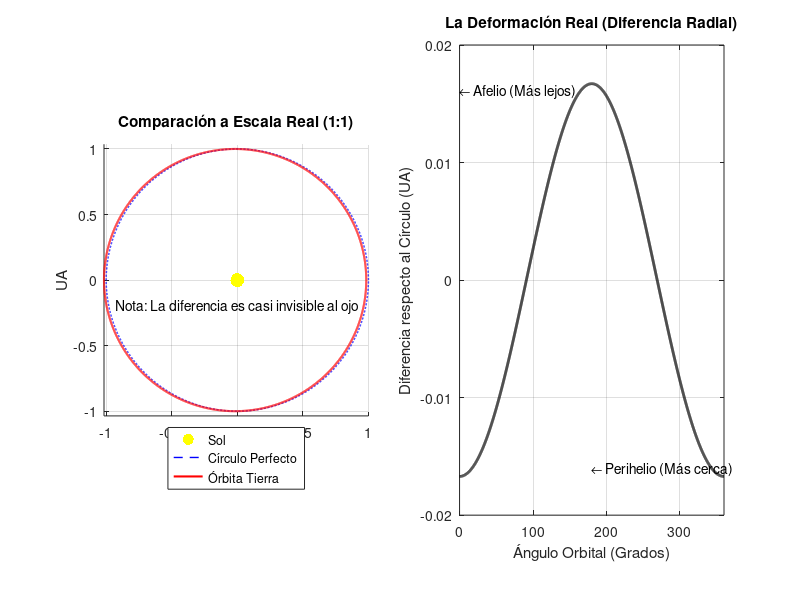

Recreate this plot in MATLAB. (Note: this script raises an error after producing the figure.)
% -------------------------------------------------------------------------
% COMPARATIVA DE PRECISIÓN: CÍRCULO VS TIERRA REAL
% Autor: Ing. Miyako Morales (Para Ab. Jose Morales)
% -------------------------------------------------------------------------

clear; clc; close all;

% 1. PARÁMETROS EXACTOS
a = 1.0;                % 1 Unidad Astronómica (Distancia media)
e_tierra = 0.0167086;   % Excentricidad precisa de la Tierra
theta = linspace(0, 2*pi, 3600); % Ángulo de 0 a 360 grados (resolución alta)

% 2. CÁLCULO DE RADIOS (Desde el Foco/Sol)
% Círculo Perfecto: Radio constante
r_circulo = a * ones(size(theta));

% Elipse Kepleriana (Tierra): r = a(1-e^2) / (1 + e*cos(theta))
% Usamos la fórmula polar exacta desde el foco
r_tierra = (a * (1 - e_tierra^2)) ./ (1 + e_tierra * cos(theta));

% Coordenadas Cartesianas
x_c = r_circulo .* cos(theta);
y_c = r_circulo .* sin(theta);

x_t = r_tierra .* cos(theta);
y_t = r_tierra .* sin(theta);

% 3. VISUALIZACIÓN
figure('Color', 'w', 'Position', [100, 100, 1200, 500]);

% --- GRAFICA 1: LA ILUSIÓN ÓPTICA (ESCALA REAL 1:1) ---
subplot(1, 2, 1);
hold on; axis equal; grid on;
plot(0, 0, 'y.', 'MarkerSize', 30); % Sol
plot(x_c, y_c, 'b--', 'LineWidth', 1); % Círculo
plot(x_t, y_t, 'r-', 'LineWidth', 1.5); % Tierra

title('Comparación a Escala Real (1:1)');
legend('Sol', 'Círculo Perfecto', 'Órbita Tierra', 'Location', 'SouthOutside');
xlabel('UA'); ylabel('UA');
text(0, -0.2, 'Nota: La diferencia es casi invisible al ojo', 'HorizontalAlignment', 'center');

% --- GRAFICA 2: LA VERDAD MATEMÁTICA (ZOOM AL ERROR) ---
subplot(1, 2, 2);
% Calculamos la diferencia radial
diferencia = r_tierra - r_circulo;

plot(rad2deg(theta), diferencia, 'k-', 'LineWidth', 2);
grid on;
xlim([0 360]);

title('La Deformación Real (Diferencia Radial)');
xlabel('Ángulo Orbital (Grados)');
ylabel('Diferencia respecto al Círculo (UA)');

% Marcas de Perihelio y Afelio
text(180, min(diferencia), '\leftarrow Perihelio (Más cerca)', 'VerticalAlignment', 'bottom');
text(0, max(diferencia), '\leftarrow Afelio (Más lejos)', 'VerticalAlignment', 'top');

% Formato
ax = gca;
ax.YAxis.Exponent = 0; % Evitar notación científica confusa si es posible